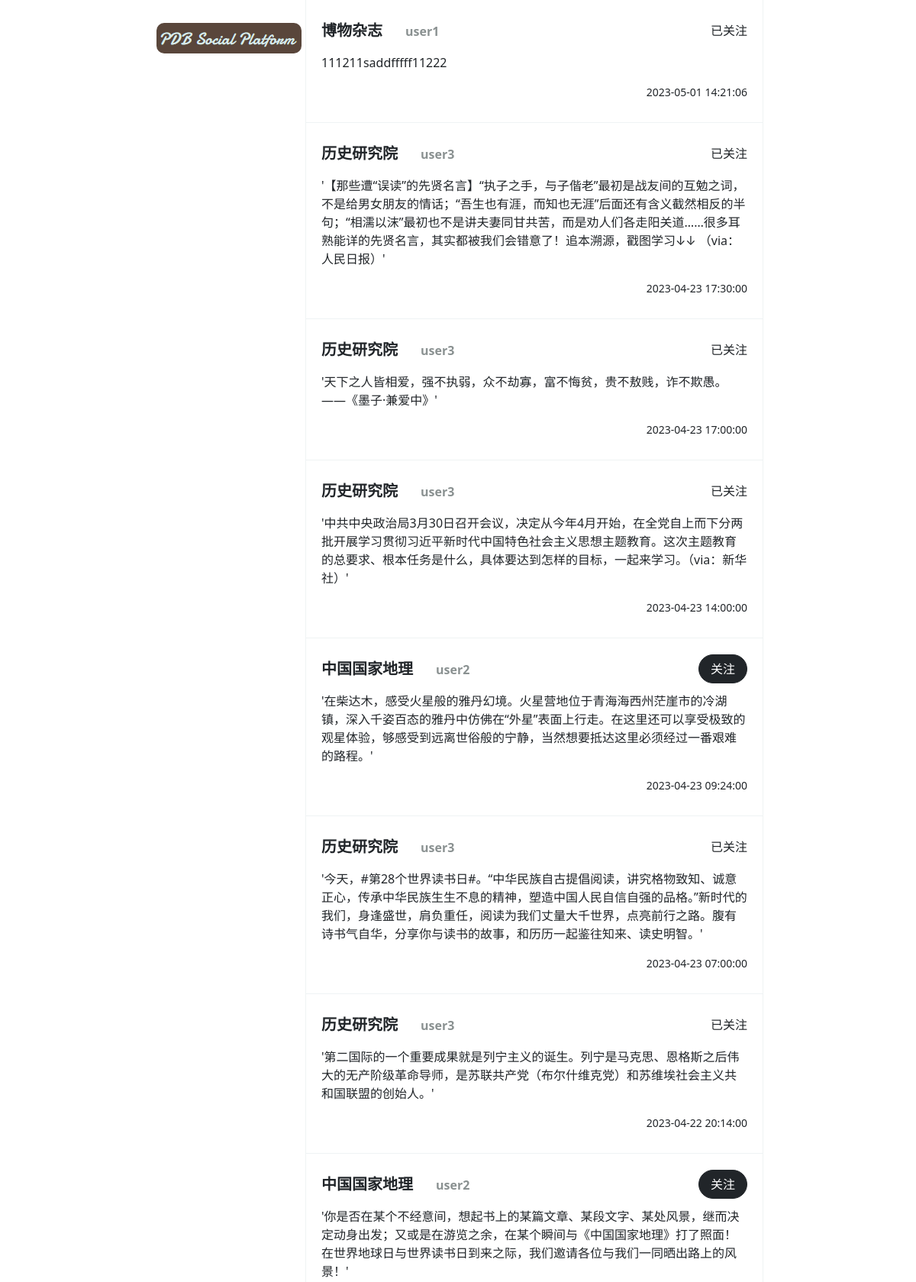
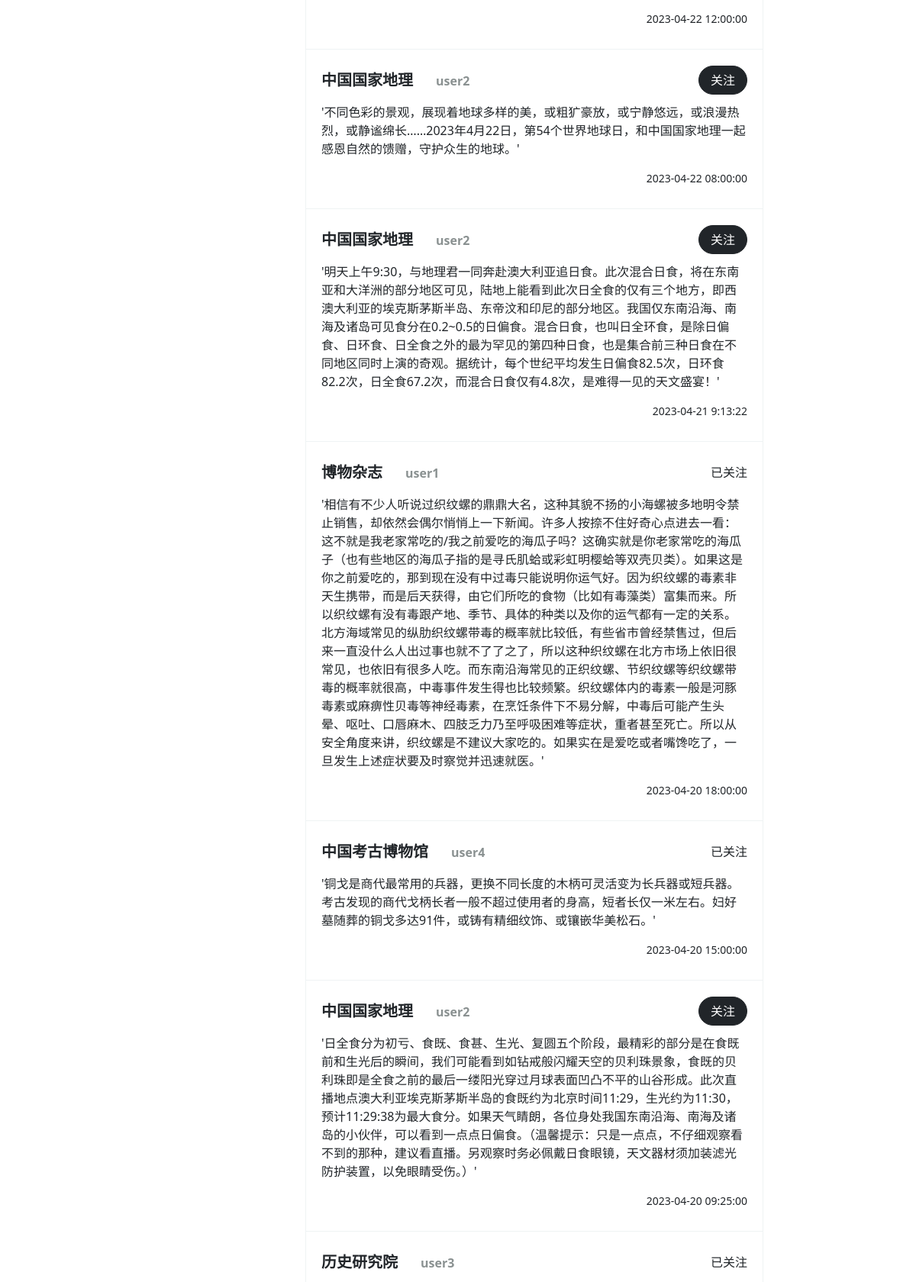
The app's page / (signed in, upper part) with its own data (2 pictures, top to bottom).
### main/views.py (the view)
# urls.py: path("", index, name="index"),
def index(request):
    userid = request.session.get('userid')
    if not userid:
        return redirect(reverse('login'))
    conn = sqlite3.connect('db.sqlite3')
    cursor = conn.execute('''
    SELECT u.name, p.content, p.datetime, f.id, u.id = ?, u.id, u.account
    FROM post p
    JOIN user u ON p.userid = u.id
    LEFT JOIN focus f ON f.userid = ? AND f.focusid = u.id
    ORDER BY p.datetime DESC LIMIT 100;''', (userid, userid,))
    rows = cursor.fetchall()
    cursor.close()
    conn.close()
    return render(request, "index.html", {"data_list": rows})

### main/templatetags/post_item.py (called while the page is built)
@register.inclusion_tag('post_item.html')
def post_item(item):
    return {'item': item}

### main/templates/Index.html (shortened to what this page needs)
{% extends "base.html" %}
{% load post_item %}
{% block content %}
    {% for item in data_list %}
        {% post_item item %}
    {% endfor %}
{% endblock %}

### main/templates/base.html (shortened to what this page needs)
{% load static %}
<!DOCTYPE html>
<html lang="zh-CN">
    <head>
        <link rel="stylesheet" href="{% static 'css/bootstrap.min.css' %}" />
    </head>
    <body>
        <div style="display:flex;flex-direction: row;justify-content: center;">
            <div style="display:flex;flex-direction: column;justify-content: center;width: 200px;">
                <div style="flex-shrink: 0;text-align: center; padding-top: 30px;">
                    <img style="border-radius: 10px;" src="{% static 'img/pdb_logo.png' %}" />
                </div>
                <div style="display:flex;flex-direction: column;justify-content: center;flex-grow: 2;">
                </div>
            </div>
            <div class="main-wapper">
                {% block content %}
                {% endblock %}
            </div>
        </div>
    </body>
</html>

### main/templates/post_item.html
<div class="post-item">
    <div>
        <div class="post-item-title">
            <div style="font-size: 20px; font-weight: 700;">{{ item.0 }}<span class="user_account">{{item.6}}</span></div>
            {% if item.3 > 0 or item.4 > 0%}
                <div>已关注</div>
            {% else %}
                <button type="button" class="btn btn-dark" style="border-radius: 30px; width: 64px" userid="{{ item.5 }}" onclick="focusUser('{{ item.5 }}')">关注</button>
            {% endif %}
        </div>
        <p>{{ item.1 }}</p>
        <div style="height:30px">
            <div style="float: right; font-size: 14px;">{{ item.2 }}</div>
        </div>
    </div>
</div>

### main/templates/base.html (style rules this page uses)
.main-wapper { width:600px; border-left: 1px rgb(239, 243, 244) solid; border-right: 1px rgb(239, 243, 244) solid; height: calc(100vh); overflow-y: auto; }
.post-item { border-bottom: 1px rgb(239, 243, 244) solid; padding: 20px; }
.post-item-title { height:40px; display: flex; justify-content: space-between; align-items: center; margin-bottom: 10px; }
.user_account { margin-left: 30px; font-size: 16px; color: #8a9191; }

### records on screen
user: name "博物杂志", account "user1", shows "已关注", item "111211saddfffff11222", item "2023-05-01 14:21:06", item "'相信有不少人听说过织纹螺的鼎鼎大名，这种其貌不扬的小海螺被多地明令禁止销售，却依然会偶尔悄悄上一下新闻。许多人按捺不住好奇心点进去一看：这不就是我老家常吃的/我之前爱吃的海瓜子吗？这确实就是你老家常吃的海瓜子（也有些地区的海瓜子指的是寻氏肌蛤或彩虹明樱蛤等双壳贝类）。如果这是你之前爱吃的，那到现在没有中过毒只能说明你运气好。因为织纹螺的毒素非天生携带，而是后天获得，由它们所吃的食物（比如有毒藻类）富集而来。所以织纹螺有没有毒跟产地、季节、具体的种类以及你的运气都有一定的关系。北方海域常见的纵肋织纹螺带毒的概率就比较低，有些省市曾经禁售过，但后来一直没什么人出过事也就不了了之了，所以这种织纹螺在北方市场上依旧很常见，也依旧有很多人吃。而东南沿海常见的正织纹螺、节织纹螺等织纹螺带毒的概率就很高，中毒事件发生得也比较频繁。织纹螺体内的毒素一般是河豚毒素或麻痹性贝毒等神经毒素，在烹饪条件下不易分解，中毒后可能产生头晕、呕吐、口唇麻木、四肢乏力乃至呼吸困难等症状，重者甚至死亡。所以从安全角度来讲，织纹螺是不建议大家吃的。如果实在是爱吃或者嘴馋吃了，一旦发生上述症状要及时察觉并迅速就医。'", item "2023-04-20 18:00:00"
user: name "历史研究院", account "user3", shows "已关注", item "'【那些遭“误读”的先贤名言】“执子之手，与子偕老”最初是战友间的互勉之词，不是给男女朋友的情话；“吾生也有涯，而知也无涯”后面还有含义截然相反的半句；“相濡以沫”最初也不是讲夫妻同甘共苦，而是劝人们各走阳关道……很多耳熟能详的先贤名言，其实都被我们会错意了！追本溯源，戳图学习↓↓ （via：人民日报）'", item "2023-04-23 17:30:00", item "'天下之人皆相爱，强不执弱，众不劫寡，富不悔贫，贵不敖贱，诈不欺愚。 ——《墨子·兼爱中》'", item "2023-04-23 17:00:00", item "'中共中央政治局3月30日召开会议，决定从今年4月开始，在全党自上而下分两批开展学习贯彻习近平新时代中国特色社会主义思想主题教育。这次主题教育的总要求、根本任务是什么，具体要达到怎样的目标，一起来学习。（via：新华社）'", item "2023-04-23 14:00:00", item "'今天，#第28个世界读书日#。“中华民族自古提倡阅读，讲究格物致知、诚意正心，传承中华民族生生不息的精神，塑造中国人民自信自强的品格。”新时代的我们，身逢盛世，肩负重任，阅读为我们丈量大千世界，点亮前行之路。腹有诗书气自华，分享你与读书的故事，和历历一起鉴往知来、读史明智。'", item "2023-04-23 07:00:00", item "'第二国际的一个重要成果就是列宁主义的诞生。列宁是马克思、恩格斯之后伟大的无产阶级革命导师，是苏联共产党（布尔什维克党）和苏维埃社会主义共和国联盟的创始人。'", item "2023-04-22 20:14:00"
user: name "中国国家地理", account "user2", item "'在柴达木，感受火星般的雅丹幻境。火星营地位于青海海西州茫崖市的冷湖镇，深入千姿百态的雅丹中仿佛在“外星”表面上行走。在这里还可以享受极致的观星体验，够感受到远离世俗般的宁静，当然想要抵达这里必须经过一番艰难的路程。'", item "2023-04-23 09:24:00", item "'你是否在某个不经意间，想起书上的某篇文章、某段文字、某处风景，继而决定动身出发；又或是在游览之余，在某个瞬间与《中国国家地理》打了照面！在世界地球日与世界读书日到来之际，我们邀请各位与我们一同晒出路上的风景！'", item "2023-04-22 12:00:00", item "'不同色彩的景观，展现着地球多样的美，或粗犷豪放，或宁静悠远，或浪漫热烈，或静谧绵长……2023年4月22日，第54个世界地球日，和中国国家地理一起感恩自然的馈赠，守护众生的地球。'", item "2023-04-22 08:00:00", item "'明天上午9:30，与地理君一同奔赴澳大利亚追日食。此次混合日食，将在东南亚和大洋洲的部分地区可见，陆地上能看到此次日全食的仅有三个地方，即西澳大利亚的埃克斯茅斯半岛、东帝汶和印尼的部分地区。我国仅东南沿海、南海及诸岛可见食分在0.2~0.5的日偏食。混合日食，也叫日全环食，是除日偏食、日环食、日全食之外的最为罕见的第四种日食，也是集合前三种日食在不同地区同时上演的奇观。据统计，每个世纪平均发生日偏食82.5次，日环食82.2次，日全食67.2次，而混合日食仅有4.8次，是难得一见的天文盛宴！'", item "2023-04-21 9:13:22", item "'日全食分为初亏、食既、食甚、生光、复圆五个阶段，最精彩的部分是在食既前和生光后的瞬间，我们可能看到如钻戒般闪耀天空的贝利珠景象，食既的贝利珠即是全食之前的最后一缕阳光穿过月球表面凹凸不平的山谷形成。此次直播地点澳大利亚埃克斯茅斯半岛的食既约为北京时间11:29，生光约为11:30，预计11:29:38为最大食分。如果天气睛朗，各位身处我国东南沿海、南海及诸岛的小伙伴，可以看到一点点日偏食。（温馨提示：只是一点点，不仔细观察看不到的那种，建议看直播。另观察时务必佩戴日食眼镜，天文器材须加装滤光防护装置，以免眼睛受伤。）'", item "2023-04-20 09:25:00"
user: name "中国考古博物馆", account "user4", shows "已关注", item "'铜戈是商代最常用的兵器，更换不同长度的木柄可灵活变为长兵器或短兵器。考古发现的商代戈柄长者一般不超过使用者的身高，短者长仅一米左右。妇好墓随葬的铜戈多达91件，或铸有精细纹饰、或镶嵌华美松石。'", item "2023-04-20 15:00:00"
